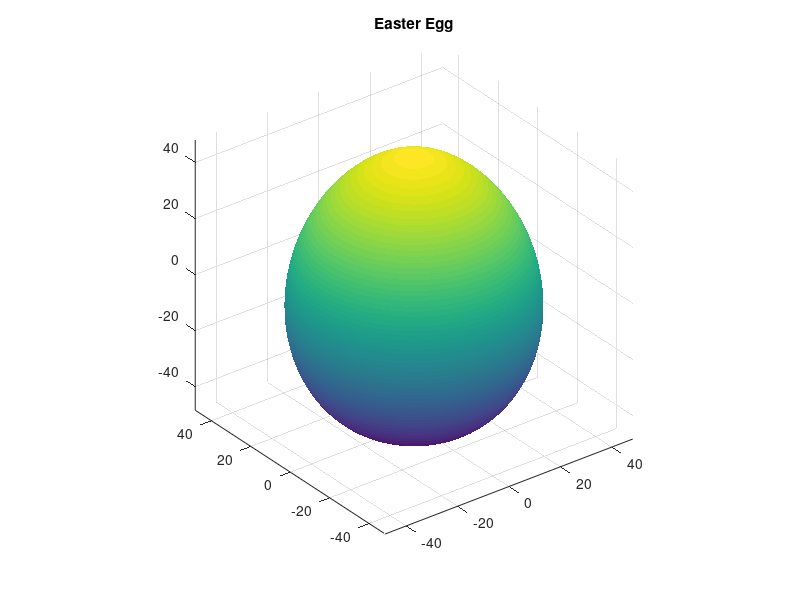

Reproduce this figure in MATLAB.
%接下来，我们使用数学函数绘制一个彩蛋

theta = linspace(0, 2*pi, 100); 
phi = linspace(-pi/2, pi/2, 500); 
[Theta, Phi] = meshgrid(theta, phi);  %创建角度 theta 和 phi 的网格，用于后续的函数计算或绘图

%接下来设置形状相关的变量
a = 40; 
b = 48; 
c = -6; 

x = a * cos(Theta) .* cos(Phi); %计算 x 坐标，基于水平旋转和垂直角度
y = a * sin(Theta) .* cos(Phi); %计算 y 坐标，形成圆形或椭圆形横截面
z = c * cos(Phi) - b * sin(Phi) + 0.001 * sin(Theta); %计算 z 坐标，带有轻微扰动的高度变化


figure; 
surf(x, y, z, 'EdgeColor','none'); 
axis equal; 
title ('Easter Egg'); 
grid on; 


%复活节快乐 :)
